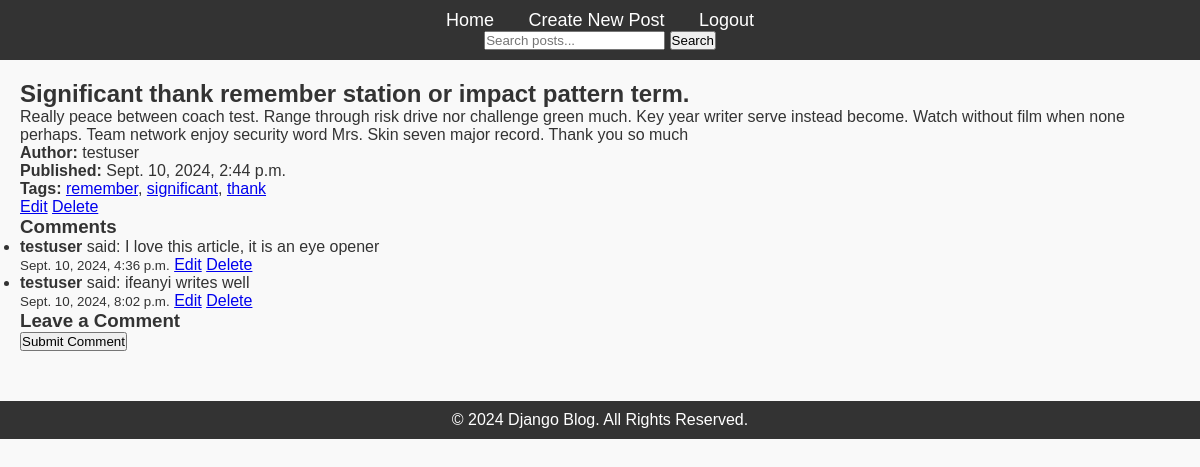
The page /post/1/ (signed in) on the database as committed earlier.
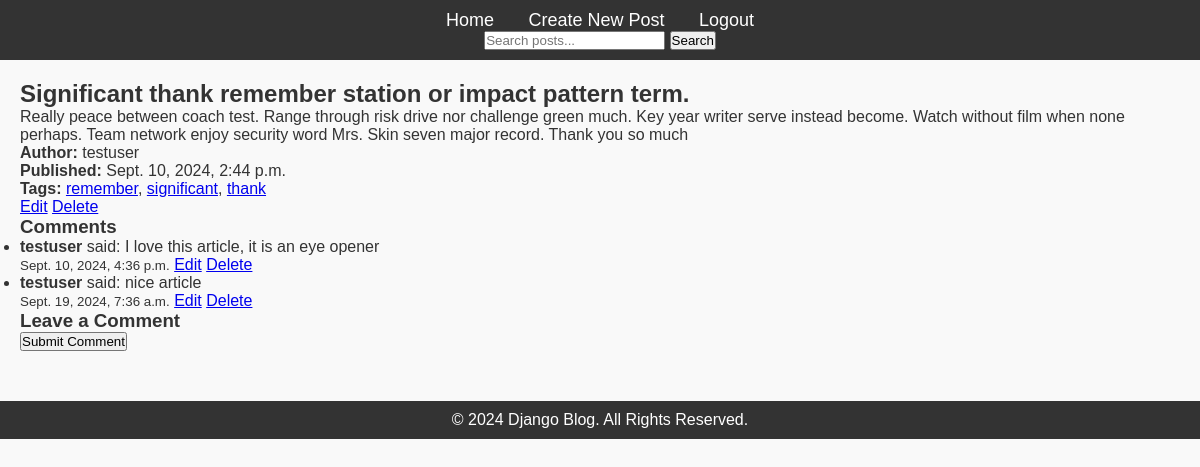
The same page on the database as committed later.
### blog/models.py (models this page shows, shortened)
class Post(models.Model):
    title = models.CharField(max_length=100)
    content = models.TextField()
    published_date = models.DateTimeField(auto_now_add=True)
    author = models.ForeignKey(User, on_delete=models.CASCADE)
    tags = TaggableManager()

class Comment(models.Model):
    post = models.ForeignKey(Post, related_name='comments', on_delete=models.CASCADE)
    author = models.ForeignKey(User, on_delete=models.CASCADE)
    content = models.TextField()
    created_at = models.DateTimeField(auto_now_add=True)
    updated_at = models.DateTimeField(auto_now=True)

### blog/views.py (the view)
# urls.py: path('post/<int:pk>/', PostDetailView.as_view(), name='post-detail'),
class PostDetailView(LoginRequiredMixin, DetailView):
    model = Post
    template_name = 'blog/post_detail.html'

### blog/templates/blog/post_detail.html (shortened to what this page needs)
{% extends 'blog/base.html' %}
{% block content %}
    <h2>{{ object.title }}</h2>
    <p>{{ object.content }}</p>
    <p><strong>Author:</strong> {{ object.author }}</p>
    <p><strong>Published:</strong> {{ object.published_date }}</p>
    <p><strong>Tags:</strong>
        {% for tag in object.tags.all %}
            <a href="{% url 'post-search' %}?q={{ tag }}">{{ tag }}</a>{% if not forloop.last %}, {% endif %}
        {% endfor %}
    </p>
    {% if user == object.author %}
        <a href="{% url 'post-update' object.id %}">Edit</a>
        <a href="{% url 'post-delete' object.id %}">Delete</a>
    {% endif %}
    <h3>Comments</h3>
    <ul>
        {% for comment in object.comments.all %}
            <li>
                <strong>{{ comment.author }}</strong> said: {{ comment.content }}
                <br><small>{{ comment.created_at }}</small>
                {% if comment.author == user %}
                    <a href="{% url 'edit-comment' comment.id %}">Edit</a>
                    <a href="{% url 'delete-comment' comment.id %}">Delete</a>
                {% endif %}
            </li>
        {% empty %}
            <li>No comments yet. Be the first to comment!</li>
        {% endfor %}
    </ul>
    <h3>Leave a Comment</h3>
    {% if user.is_authenticated %}
        <form method="post" action="{% url 'add-comment' object.id %}">
            <button type="submit">Submit Comment</button>
        </form>
    {% else %}
        <p><a href="{% url 'login' %}">Log in</a> to leave a comment.</p>
    {% endif %}
{% endblock %}

### blog/templates/blog/base.html (shortened to what this page needs)
<!DOCTYPE html>
<html lang="en">
<head>
    {% load static %}
    <link rel="stylesheet" href="{% static 'css/styles.css' %}">
</head>
<body>
    <header>
        <nav>
            <ul>
                {% if user.is_authenticated %}
                    <li><a href="{% url 'post-list' %}">Home</a></li>
                    <li><a href="{% url 'post-create' %}" class="btn-create-post">Create New Post</a></li>
                    <li>
                        <form id="logout-form" method="POST" action="{% url 'logout' %}" style="display: inline;">
                            <button type="submit" style="background:none; border:none; color:white; cursor:pointer; font-size:18px;">Logout</button>
                        </form>
                    </li>
                    <form method="GET" action="{% url 'post-search' %}">
                        <input type="text" name="q" placeholder="Search posts...">
                        <button type="submit">Search</button>
                    </form>
                {% else %}
                    <li><a href="{% url 'login' %}">Login</a></li>
                {% endif %}
            </ul>
        </nav>
    </header>
    <div class="content">
        {% block content %}{% endblock %}
    </div>
    <footer>
        <p>&copy; 2024 Django Blog. All Rights Reserved.</p>
    </footer>
</body>
</html>

### blog/static/css/styles.css (style rules this page uses)
* { margin: 0; padding: 0; box-sizing: border-box; }
body { font-family: Arial, sans-serif; background-color: #f9f9f9; color: #333; }
header { background-color: #333; padding: 10px; text-align: center; }
header nav ul { list-style-type: none; }
header nav ul li { display: inline; margin: 0 15px; }
header nav ul li a { color: white; text-decoration: none; font-size: 18px; }
.content { margin: 20px; }
footer { text-align: center; margin-top: 50px; padding: 10px; background-color: #333; color: white; }

Rows that differ between the two databases and show on the page:
removed Comment: author "testuser", content "ifeanyi writes well", created_at "Sept. 10, 2024, 8:02 p.m.", shows "Edit"
added Comment: author "testuser", content "nice article", created_at "Sept. 19, 2024, 7:36 a.m.", shows "Edit"
